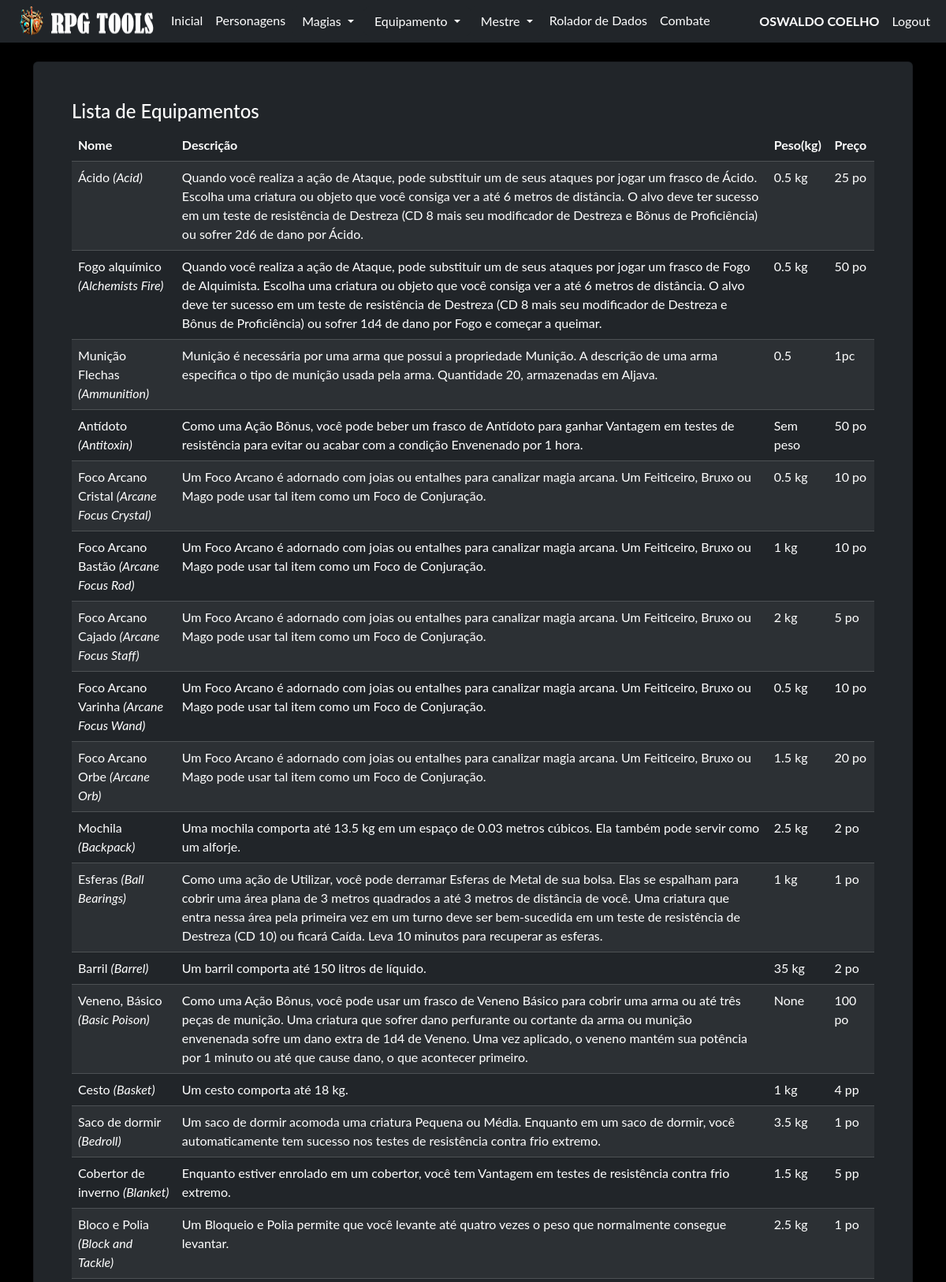
The app's page /equip/equip (signed in, upper part) with its own data.
### model/user_model.py (models this page shows, shortened)
class User(db.Model, UserMixin):
    __tablename__ = "user"
    id = db.Column('id', db.Integer, primary_key=True)
    nome = db.Column('nome', db.String(150))
    sobrenome = db.Column('sobrenome', db.String(150))
    email = db.Column('email', db.String(50), unique=True)
    telefone = db.Column('telefone', db.String(15), unique=True, nullable=False)
    login = db.Column('login', db.String(50), unique=True, nullable=False)
    senha = db.Column('senha', db.String(550), nullable=False)
    tipo = db.Column('tipo', db.String(25), nullable=False, default="none")
    personagens = db.relationship("Personagem", foreign_keys=[Personagem.id_user], back_populates="user")

### model/equipamento_model.py (models this page shows, shortened)
class Equipamento(db.Model):
    __tablename__ = "equipamento"
    id = db.Column(db.Integer, primary_key=True)
    nome = db.Column(db.String(120), nullable=False, unique=True)
    nome_original = db.Column(db.String(120), nullable=False)
    descrição = db.Column(db.Text, nullable=False)
    peso = db.Column(db.String(40))
    preco = db.Column(db.String(40))
    @classmethod
    def get_equipamentos(cls):
        return cls.query.order_by(cls.nome_original).all()

### routes/equipamentos.py (the view)
@blueprint_equip.route('/<tipo>', methods=['GET', 'POST'])
def index2_equip(tipo):  # Adiciona o tipo como parâmetro da função
    if request.method == 'GET':
        armas = Arma.get_armas()
        armaduras = Armadura.get_armadura()
        equip = Equipamento.get_equipamentos()
        if tipo == 'arma':
            return render_template('arma.html', armas=armas)
        elif tipo == 'armadura':
            return render_template('armadura.html', armaduras=armaduras)
        elif tipo == 'equip':
            return render_template('equipamento.html', equip=equip)
        else:
            return render_template('itens.html', armas=armas, armaduras=armaduras, equip=equip)
    if request.method == 'POST':
        return redirect('/')

### model/arma_model.py (called while the page is built)
    @classmethod
    def get_armas(cls):
        return cls.query.all()

### model/armadura_model.py (called while the page is built)
    @classmethod
    def get_armadura(cls):
        return cls.query.all()

### routes/login.py (called while the page is built)
@login_manager.user_loader
def get_user(id):
    return User.query.get(id)

### templates/equipamento.html
{% extends 'base.html' %}
{% block conteudo %}
    {% if current_user.is_authenticated %}
    <div id="equipamentos" class="card shadow p-5 bg-dark text-white-50">
        <h4 class="text-white">Lista de Equipamentos</h4>
        <table class="table table-striped table-dark table-hover">
            <thead>
                <tr>
                    <th>Nome</th>
                    <th>Descrição</th>
                    <th>Peso(kg)</th>
                    <th>Preço</th>
                </tr>
            </thead>
            <tbody>
                {% for item in equip %}
                    <tr>
                        <td>{{ item.nome }} <i>({{ item.nome_original }})</i></td>
                        <td>{{ item.descrição }}</td>
                        <td>{{ item.peso }}</td>
                        <td>{{ item.preco }}</td>
                    </tr>
                {% endfor %}
            </tbody>
        </table>
    </div>
    <br>
    {% endif %}
{% endblock %}

### templates/base.html (shortened to what this page needs)
<!doctype html>
<html lang="pt-BR">
  <head>
    <link rel="stylesheet" href="{{ url_for('static', filename='css/bootstrap.min.css') }}">
    <link rel="stylesheet" href="{{ url_for('static', filename='css/custom.css') }}">
  </head>
  <body class="bg-black font_rpg">
    <nav class="navbar navbar-expand-lg navbar bg-dark"  data-bs-theme="dark">
        <div class="container-fluid">
            <ul class="navbar-nav">
              <img src="/static/imagem/logo35.png"/>
              {% if current_user.is_authenticated %}
              <li class="nav-item"><a class="nav-link active mb-0 h1 text-white" href="/">Inicial</a> </li>
              <li class="nav-item"><a class="nav-link active mb-0 h1 text-white" href="/pj/">Personagens</a> </li>
              <li class="nav-item">
                <div class="dropdown">
                  <button class="btn btn-dark dropdown-toggle" type="button" data-bs-toggle="dropdown" aria-expanded="false">
                    Magias
                  </button>
                </div>
              </li>
              <li class="nav-item">
                <div class="dropdown">
                  <button class="btn btn-dark dropdown-toggle" type="button" data-bs-toggle="dropdown" aria-expanded="false">
                    Equipamento
                  </button>
                </div>
              </li>
              <li class="nav-item">
                <div class="dropdown">
                  <button class="btn btn-dark dropdown-toggle" type="button" data-bs-toggle="dropdown" aria-expanded="false">
                    Mestre
                  </button>
                </div>
              </li>
              <li class="nav-item"><a class="nav-link active mb-0 h1 text-white" href="/rolador/">Rolador de Dados</a> </li>
              <li class="nav-item"><a class="nav-link active mb-0 h1 text-white" href="#">Combate</a> </li>
              {% endif %}
            </ul>
              <ul class="navbar-nav ms-auto">
              {% if current_user.is_authenticated %}
                <li class="nav-item"><p class="nav-link active mb-0 h1 text-white"><b> {{current_user.nome}} {{current_user.sobrenome}}</b></p> </li>
                <li class="nav-item"><a class="nav-link active mb-0 h1 text-white" href="/logout">Logout</a> </li>
              {% else %}
                <li class="nav-item"><a class="nav-link active mb-0 h1 text-white" href="/login">Login</a> </li>
                <li class="nav-item"><a class="nav-link active mb-0 h1 text-white" href="/login/register">Register</a> </li>
              {% endif %}
              </ul>
        </div>
    </nav>
    <div class="container">
      <br>
        {% block conteudo %}
        {% endblock %}
        <br>
    </div>
  </body>

### static/css/custom.css (style rules this page uses)
.font_rpg { font-family: "Lato", "Helvetica Neue", Helvetica, Arial, sans-serif; }
::placeholder { color: #adb5bd; opacity: 1; }

### records on screen
User: nome "OSWALDO", sobrenome "COELHO"
Equipamento: nome "Ácido", nome_original "Acid", descrição "Quando você realiza a ação de Ataque, pode substituir um de seus ataques por jogar um frasco de Ácido. Escolha uma criatura ou objeto que você consiga ver a até 6 metros de distância. O alvo deve ter sucesso em um teste de resistência de Destreza (CD 8 mais seu modificador de Destreza e Bônus de Proficiência) ou sofrer 2d6 de dano por Ácido.", peso "0.5 kg", preco "25 po"
Equipamento: nome "Fogo alquímico", nome_original "Alchemists Fire", descrição "Quando você realiza a ação de Ataque, pode substituir um de seus ataques por jogar um frasco de Fogo de Alquimista. Escolha uma criatura ou objeto que você consiga ver a até 6 metros de distância. O alvo deve ter sucesso em um teste de resistência de Destreza (CD 8 mais seu modificador de Destreza e Bônus de Proficiência) ou sofrer 1d4 de dano por Fogo e começar a queimar.", peso "0.5 kg", preco "50 po"
Equipamento: nome "Munição Flechas", nome_original "Ammunition", descrição "Munição é necessária por uma arma que possui a propriedade Munição. A descrição de uma arma especifica o tipo de munição usada pela arma. Quantidade 20, armazenadas em Aljava.", peso "0.5", preco "1pc"
Equipamento: nome "Antídoto", nome_original "Antitoxin", descrição "Como uma Ação Bônus, você pode beber um frasco de Antídoto para ganhar Vantagem em testes de resistência para evitar ou acabar com a condição Envenenado por 1 hora.", peso "Sem peso", preco "50 po"
Equipamento: nome "Foco Arcano Cristal", nome_original "Arcane Focus Crystal", descrição "Um Foco Arcano é adornado com joias ou entalhes para canalizar magia arcana. Um Feiticeiro, Bruxo ou Mago pode usar tal item como um Foco de Conjuração.", peso "0.5 kg", preco "10 po"
Equipamento: nome "Foco Arcano Bastão", nome_original "Arcane Focus Rod", descrição "Um Foco Arcano é adornado com joias ou entalhes para canalizar magia arcana. Um Feiticeiro, Bruxo ou Mago pode usar tal item como um Foco de Conjuração.", peso "1 kg", preco "10 po"
Equipamento: nome "Foco Arcano Cajado", nome_original "Arcane Focus Staff", descrição "Um Foco Arcano é adornado com joias ou entalhes para canalizar magia arcana. Um Feiticeiro, Bruxo ou Mago pode usar tal item como um Foco de Conjuração.", peso "2 kg", preco "5 po"
Equipamento: nome "Foco Arcano Varinha", nome_original "Arcane Focus Wand", descrição "Um Foco Arcano é adornado com joias ou entalhes para canalizar magia arcana. Um Feiticeiro, Bruxo ou Mago pode usar tal item como um Foco de Conjuração.", peso "0.5 kg", preco "10 po"
Equipamento: nome "Foco Arcano Orbe", nome_original "Arcane Orb", descrição "Um Foco Arcano é adornado com joias ou entalhes para canalizar magia arcana. Um Feiticeiro, Bruxo ou Mago pode usar tal item como um Foco de Conjuração.", peso "1.5 kg", preco "20 po"
Equipamento: nome "Mochila", nome_original "Backpack", descrição "Uma mochila comporta até 13.5 kg em um espaço de 0.03 metros cúbicos. Ela também pode servir como um alforje.", peso "2.5 kg", preco "2 po"
Equipamento: nome "Esferas", nome_original "Ball Bearings", descrição "Como uma ação de Utilizar, você pode derramar Esferas de Metal de sua bolsa. Elas se espalham para cobrir uma área plana de 3 metros quadrados a até 3 metros de distância de você. Uma criatura que entra nessa área pela primeira vez em um turno deve ser bem-sucedida em um teste de resistência de Destreza (CD 10) ou ficará Caída. Leva 10 minutos para recuperar as esferas.", peso "1 kg", preco "1 po"
Equipamento: nome "Barril", nome_original "Barrel", descrição "Um barril comporta até 150 litros de líquido.", peso "35 kg", preco "2 po"
Equipamento: nome "Veneno, Básico", nome_original "Basic Poison", descrição "Como uma Ação Bônus, você pode usar um frasco de Veneno Básico para cobrir uma arma ou até três peças de munição. Uma criatura que sofrer dano perfurante ou cortante da arma ou munição envenenada sofre um dano extra de 1d4 de Veneno. Uma vez aplicado, o veneno mantém sua potência por 1 minuto ou até que cause dano, o que acontecer primeiro.", peso "None", preco "100 po"
Equipamento: nome "Cesto", nome_original "Basket", descrição "Um cesto comporta até 18 kg.", peso "1 kg", preco "4 pp"
Equipamento: nome "Saco de dormir", nome_original "Bedroll", descrição "Um saco de dormir acomoda uma criatura Pequena ou Média. Enquanto em um saco de dormir, você automaticamente tem sucesso nos testes de resistência contra frio extremo.", peso "3.5 kg", preco "1 po"
Equipamento: nome "Cobertor de inverno", nome_original "Blanket", descrição "Enquanto estiver enrolado em um cobertor, você tem Vantagem em testes de resistência contra frio extremo.", peso "1.5 kg", preco "5 pp"
Equipamento: nome "Bloco e Polia", nome_original "Block and Tackle", descrição "Um Bloqueio e Polia permite que você levante até quatro vezes o peso que normalmente consegue levantar.", peso "2.5 kg", preco "1 po"
